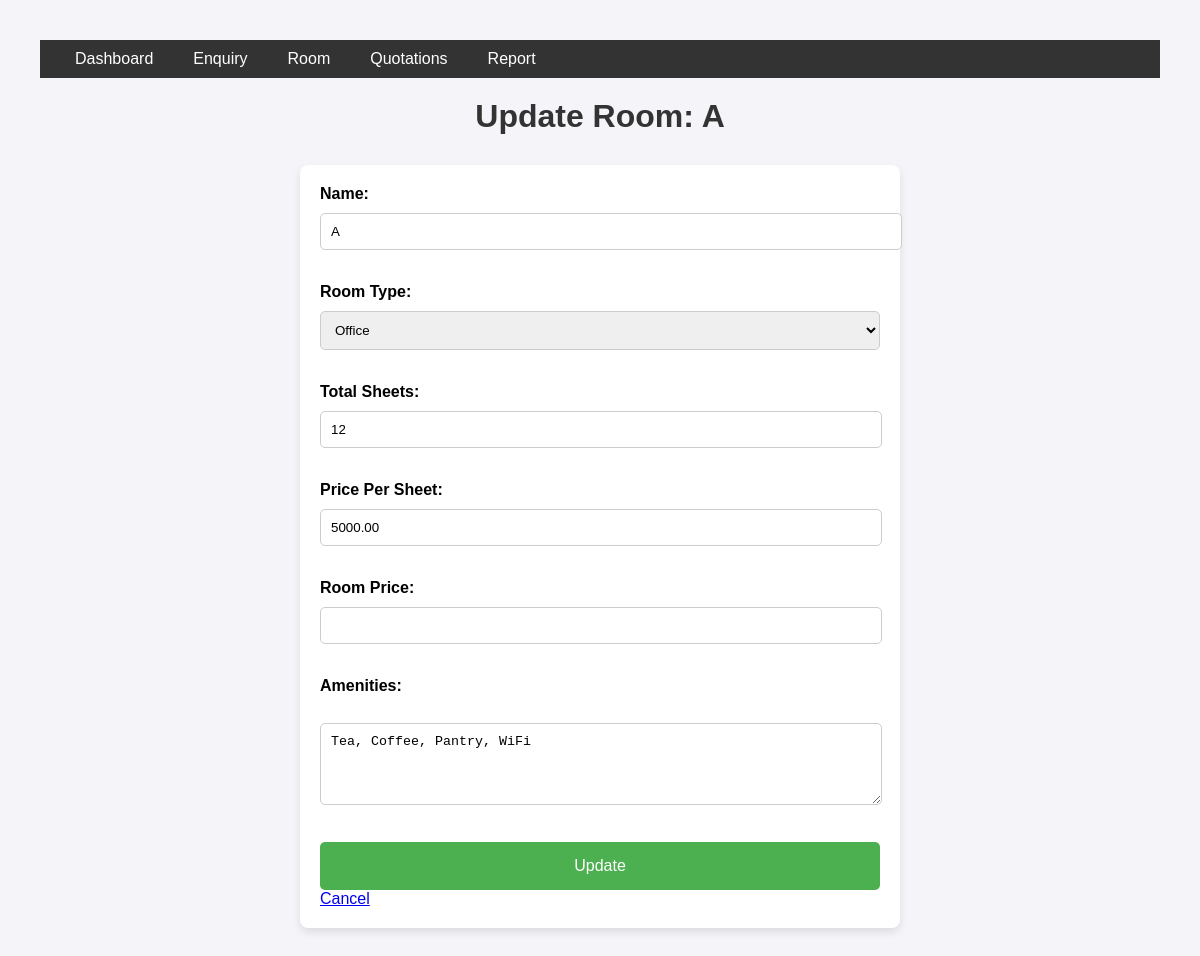
The app's page /update_room/1/ with its own data.
### employee/models.py (models this page shows, shortened)
class Room(models.Model):
    ROOM_TYPES = [
        ('Meeting Room', 'Meeting Room'),
        ('Auditorium', 'Auditorium'),
        ('Office', 'Office'),
    ]
    name = models.CharField(max_length=50)
    room_type = models.CharField(max_length=20, choices=ROOM_TYPES)
    sheet_count = models.PositiveIntegerField()
    price_per_sheet = models.DecimalField(max_digits=10, decimal_places=2, null=True, blank=True)
    price = models.DecimalField(max_digits=10, decimal_places=2, null=True, blank=True)
    amenities = models.TextField(default="Tea, Coffee, Pantry, WiFi")

### employee/views.py (the view, shortened to what this page needs)
# urls.py: path('update_room/<int:id>/', views.update_room, name='update_room'),
def update_room(request, id):
    room = get_object_or_404(Room, id=id)
    return render(request, 'update_room.html', {'room': room})

### templates/update_room.html (shortened to what this page needs)
{% extends 'base.html' %}
{% block main %}
<h1>Update Room: {{ room.name }}</h1>
<div class="container">
<form method="post">
    <label for="name">Name:</label>
    <input type="text" id="name" name="name" value="{{ room.name }}" required><br><br>
    <label for="room_type">Room Type:</label>
    <select id="room_type" name="room_type">
        <option value="Office" {% if room.room_type == "Office" %}selected{% endif %}>Office</option>
    </select><br><br>
    <label for="sheet_count">Total Sheets:</label>
    <input type="number" id="sheet_count" name="sheet_count" value="{{ room.sheet_count }}" required><br><br>
    <label for="price_per_sheet">Price Per Sheet:</label>
    <input type="number" step="0.01" id="price_per_sheet" name="price_per_sheet" value="{{ room.price_per_sheet }}"><br><br>
    <label for="price">Room Price:</label>
    <input type="number" step="0.01" id="price" name="price" value="{{ room.price }}" default="0"><br><br>
    <label for="amenities">Amenities:</label><br>
    <textarea id="amenities" name="amenities" rows="4" cols="50">{{ room.amenities }}</textarea><br><br>
    <button type="submit" class="btn">Update</button>
    <a href="{% url 'employee:dashboard' %}" class="btn">Cancel</a>
</form>
</div>
{% endblock %}

### templates/base.html (style rules this page uses)
body { font-family: Arial, sans-serif; background-color: #f4f4f9; margin: 0; padding: 0; }
h1 { text-align: center; margin-top: 20px; color: #333; }
.container { width: 50%; margin: 30px auto; background-color: #fff; padding: 20px; border-radius: 8px; box-shadow: 0 4px 8px rgba(0, 0, 0, 0.1); }
label { font-weight: bold; margin-bottom: 10px; display: block; }
input, select, textarea { width: 100%; padding: 10px; margin-bottom: 15px; border: 1px solid #ccc; border-radius: 5px; }
input[type="number"] { width: calc(100% - 20px); }
textarea { width: calc(100% - 20px); resize: vertical; }
button { width: 100%; padding: 15px; background-color: #4CAF50; color: white; border: none; border-radius: 5px; font-size: 16px; cursor: pointer; }
body { font-family: Arial, sans-serif; margin: 20px; padding: 20px; }
h1 { text-align: center; color: #333; margin-bottom: 20px; }
@media (min-width: 1024px) { .container { width: 50%; } }
@media (min-width: 1024px) { h1 { font-size: 2em; } }

### records on screen
Room: name "A", room_type "Office", sheet_count "12", price_per_sheet "5000.00", amenities "Tea, Coffee, Pantry, WiFi"
